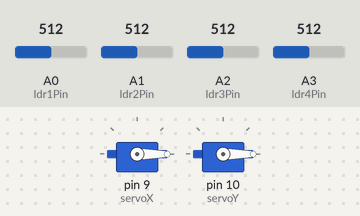
The sketch below on a simulated Arduino Uno, built with avr-gcc and run on an emulated ATmega328P. On the bench: 2 × servo. The test bench sets the inputs (shaded band); at power-on: A1 (ldr2Pin) = 512, A3 (ldr4Pin) = 512, A0 (ldr1Pin) = 512, A2 (ldr3Pin) = 512.

Above: at 1.2 s.
1.3 s: A1 (ldr2Pin) set to 716
At 2.3 s:
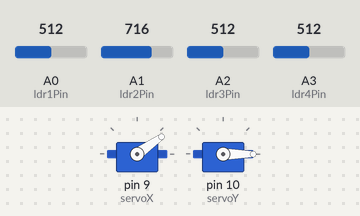
2.8 s: A3 (ldr4Pin) set to 716
At 4.0 s:
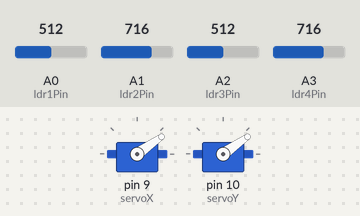
4.3 s: A0 (ldr1Pin) set to 716
At 5.5 s:
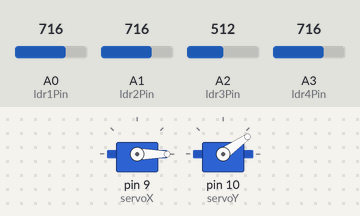
5.8 s: A2 (ldr3Pin) set to 306
At 7.0 s:
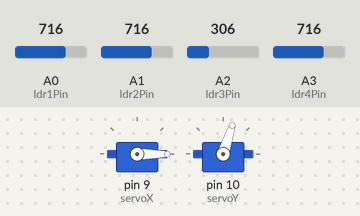
7.3 s: A1 (ldr2Pin) set to 992
At 7.7 s:
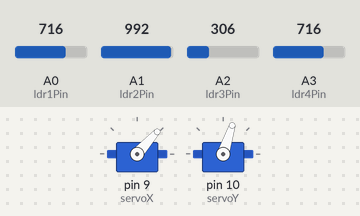
8.8 s: A2 (ldr3Pin) set to 30
At 9.4 s:
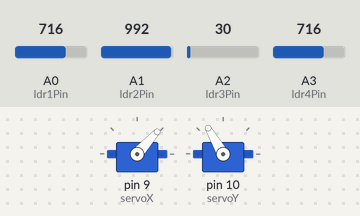
Timing chart, 0 to 11.3 s (numbered marks = the images above; inputs shaded):
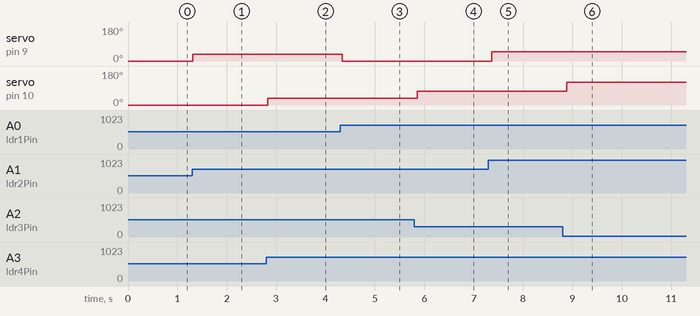

The sketch:

rushi.ino
```cpp
#include <Servo.h>


// Include servo library


// Define servo objects
Servo servoX;
Servo servoY;

// Define LDR pins
const int ldr1Pin = A0;
const int ldr2Pin = A1;
const int ldr3Pin = A2;
const int ldr4Pin = A3;

// Initialize LDR values
int ldr1Value, ldr2Value, ldr3Value, ldr4Value;

void setup() {
    // Attach servo pins
    servoX.attach(9);
    servoY.attach(10);
}

void loop() {
    // Read LDR values
    ldr1Value = analogRead(ldr1Pin);
    ldr2Value = analogRead(ldr2Pin);
    ldr3Value = analogRead(ldr3Pin);
    ldr4Value = analogRead(ldr4Pin);

    // Calculate servo angles based on LDR values
    int servoXAngle = map(ldr1Value - ldr2Value, 0, 1023, 0, 180);
    int servoYAngle = map(ldr3Value - ldr4Value, 0, 1023, 0, 180);
    int servoZAngle = map(ldr2Value - ldr1Value, 1, 1023, 0, 180);
    int servoBAngle = map(ldr4Value - ldr3Value, 1, 1023, 0, 180);

    // Set servo positions
    servoX.write(servoXAngle);
    servoY.write(servoYAngle);
    servoX.write(servoZAngle);
    servoY.write(servoBAngle);

    // Add delay for stability
    delay(100);
}
```

Measured:
- after the input at 1.3 s, servo on pin 9 (servoX): 0° → 35° at once
- after the input at 2.8 s, servo on pin 10 (servoY): 0° → 35° at once
- after the input at 4.3 s, servo on pin 9 (servoX): 35° → 0° at once
- after the input at 5.8 s, servo on pin 10 (servoY): 35° → 72° after 0.06 s
- after the input at 7.3 s, servo on pin 9 (servoX): 0° → 48° after 0.07 s
- after the input at 8.8 s, servo on pin 10 (servoY): 72° → 120° after 0.08 s
